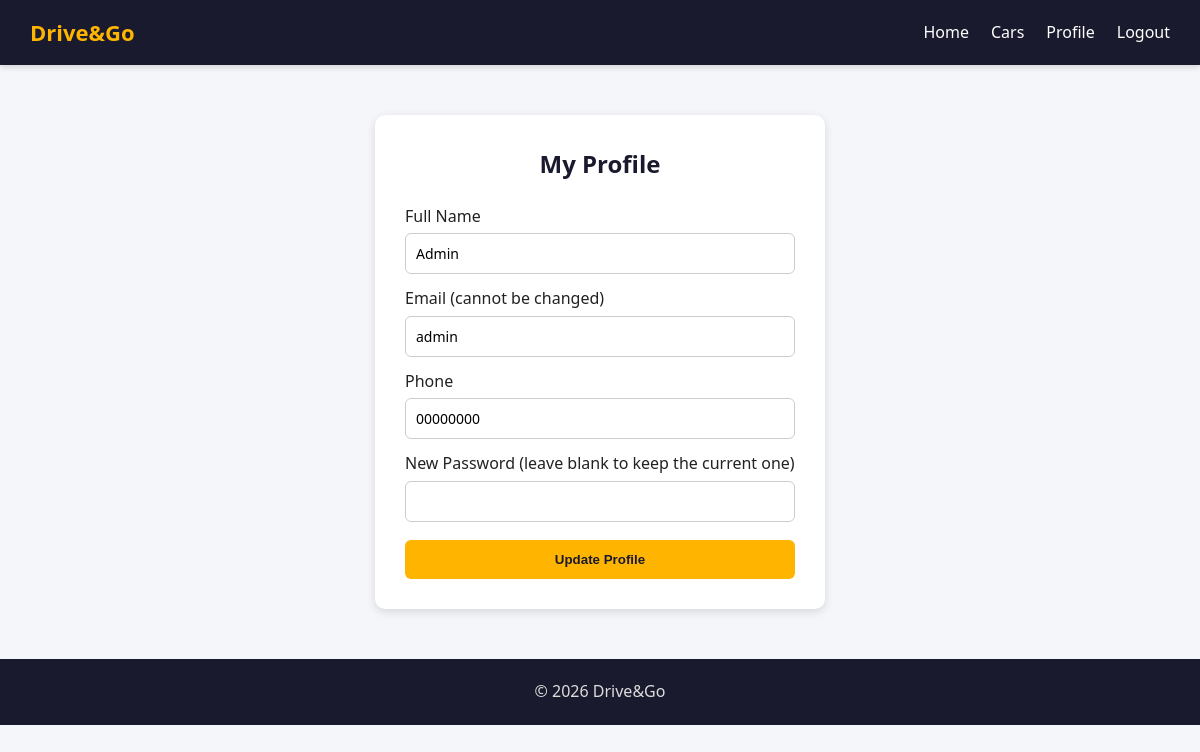
The app's page /profile.php (signed in) with its own data.
### tables this page shows
CREATE TABLE IF NOT EXISTS users (
    user_id     INT(8) AUTO_INCREMENT PRIMARY KEY,
    user_name   VARCHAR(50) NOT NULL,
    email       VARCHAR(100) NOT NULL,
    password    VARCHAR(255) NOT NULL,   
    phone       VARCHAR(20),
    role        VARCHAR(10) DEFAULT 'user'
);

### config.php (called while the page is built, shortened)
<?php
class connection
{
    public function CNbase()
    {
        static $pdo = null;
        if ($pdo === null) {
            $dsn  = getenv('DB_DSN')  ?: 'mysql:host=localhost;dbname=car_rental;charset=utf8mb4';
            $user = getenv('DB_USER') ?: 'root';
            $pass = getenv('DB_PASS') ?: '';
            $pdo = new PDO($dsn, $user, $pass, [
                PDO::ATTR_ERRMODE            => PDO::ERRMODE_EXCEPTION,
                PDO::ATTR_DEFAULT_FETCH_MODE => PDO::FETCH_ASSOC,
                PDO::ATTR_EMULATE_PREPARES   => false,
            ]);
        }
        return $pdo;
    }
}
function e($value)
{
    return htmlspecialchars((string)$value, ENT_QUOTES, 'UTF-8');
}
?>

### user.class.php (called while the page is built, shortened)
<?php
require_once(__DIR__ . '/config.php');
class user
{
    private function db()
    {
        return (new connection())->CNbase();
    }
    function getUserById($id)
    {
        $st = $this->db()->prepare("SELECT * FROM users WHERE user_id = ?");
        $st->execute([(int)$id]);
        return $st;
    }
}
?>

### profile.php (the view, shortened to what this page needs)
<?php
require_once('user.class.php');
$id  = $_SESSION['user_id'];
$u   = new user();
$res = $u->getUserById($id);
$row = $res->fetch(PDO::FETCH_ASSOC);
?>
<!DOCTYPE html>
<html lang="en">
<head>
    <link rel="stylesheet" href="css/style.css">
</head>
<body>
<nav class="navbar">
    <div class="logo">Drive&amp;Go</div>
    <ul>
        <li><a href="index.php">Home</a></li>
        <li><a href="cars.php">Cars</a></li>
        <li><a href="profile.php">Profile</a></li>
        <li><a href="logout.php">Logout</a></li>
    </ul>
</nav>
<div class="form-box">
    <h2>My Profile</h2>
    <form method="post" action="profile.php">
        <label>Full Name</label>
        <input type="text" name="user_name" value="<?php echo e($row['user_name']); ?>" required>
        <label>Email (cannot be changed)</label>
        <input type="email" value="<?php echo e($row['email']); ?>" readonly>
        <label>Phone</label>
        <input type="text" name="phone" value="<?php echo e($row['phone']); ?>">
        <label>New Password (leave blank to keep the current one)</label>
        <input type="password" name="password" autocomplete="new-password">
        <input type="submit" name="submit" value="Update Profile" class="btn">
    </form>
</div>
<footer class="footer">
    &copy; <?php echo date('Y'); ?> Drive&amp;Go
</footer>
</body>
</html>

### css/style.css (style rules this page uses)
* { margin: 0; padding: 0; box-sizing: border-box; }
body { font-family: "Segoe UI", Tahoma, Arial, sans-serif; background-color: #f4f6f9; color: #222; line-height: 1.6; }
a { text-decoration: none; color: inherit; }
.navbar { background-color: #1a1a2e; color: #fff; padding: 15px 30px; display: flex; justify-content: space-between; align-items: center; position: sticky; top: 0; z-index: 10; box-shadow: 0 2px 6px rgba(0,0,0,0.15); }
.navbar .logo { font-size: 22px; font-weight: bold; color: #ffb400; }
.navbar ul { list-style: none; display: flex; gap: 22px; }
.navbar ul li a { color: #fff; font-weight: 500; transition: color 0.2s; }
.btn { display: inline-block; background-color: #ffb400; color: #1a1a2e; padding: 12px 28px; border-radius: 6px; font-weight: bold; border: none; cursor: pointer; transition: background-color 0.2s, transform 0.2s; }
.form-box { background-color: #fff; max-width: 450px; margin: 50px auto; padding: 30px; border-radius: 10px; box-shadow: 0 3px 10px rgba(0,0,0,0.12); }
.form-box h2 { text-align: center; margin-bottom: 20px; color: #1a1a2e; }
.form-box label { display: block; margin-top: 12px; margin-bottom: 4px; font-weight: 500; }
.form-box input[type="text"], .form-box input[type="email"], .form-box input[type="password"], .form-box input[type="number"], .form-box input[type="date"], .form-box textarea, .form-box select { width: 100%; padding: 10px; border: 1px solid #ccc; border-radius: 6px; font-size: 14px; font-family: inherit; }
.form-box .btn { width: 100%; margin-top: 18px; }
.footer { background-color: #1a1a2e; color: #ddd; text-align: center; padding: 20px; margin-top: 40px; }

### records on screen
users: user_name "Admin", email "admin", phone "00000000"
